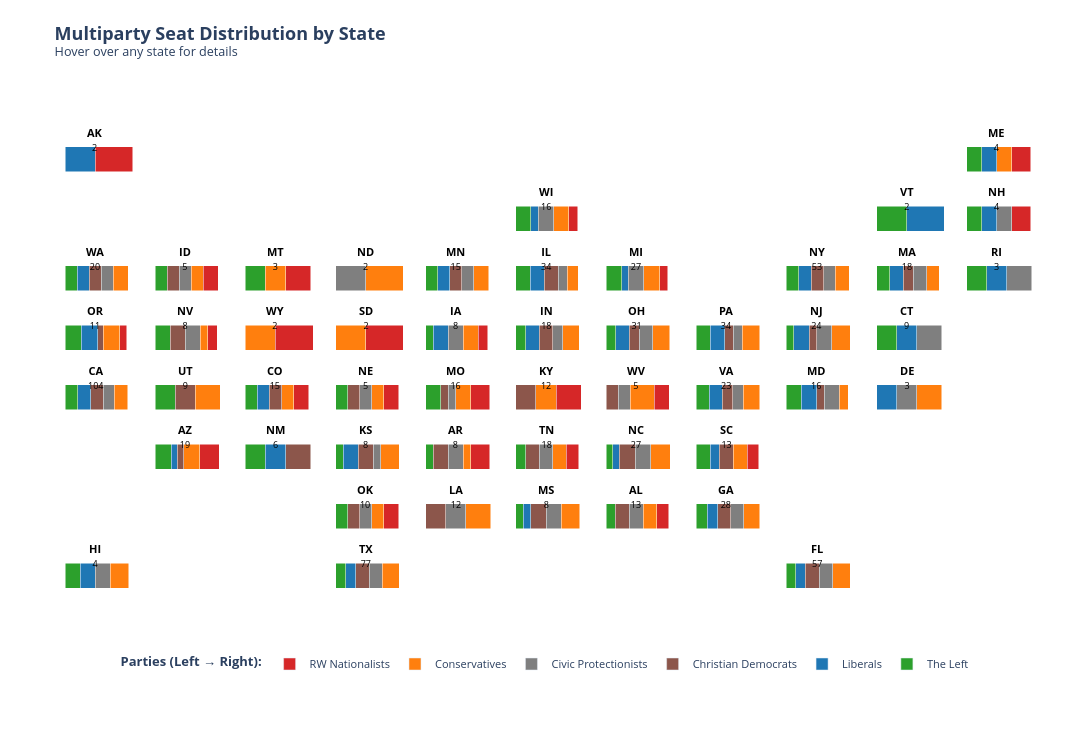

Source (notebook cell):
### Code cell
# TILE GRID MAP: State-by-State Seat Distribution
import plotly.graph_objects as go
import pandas as pd
import numpy as np

# Party order and colors (Left to Right)
party_order = ['The Left', 'Liberals', 'Christian Democrats', 'Civic Protectionists', 'Conservatives', 'RW Nationalists']
party_colors = {
    'The Left': '#2ca02c',           # Green
    'Liberals': '#1f77b4',           # Blue
    'Christian Democrats': '#8c564b',   # Brown
    'Civic Protectionists': '#7f7f7f', # Grey
    'Conservatives': '#ff7f0e',      # Orange
    'RW Nationalists': '#d62728'                # Red
}

# Tile grid positions (row, col) for US states - standard tile grid layout
tile_positions = {
    'AK': (0, 0), 'ME': (0, 10),
    'WI': (1, 5), 'VT': (1, 9), 'NH': (1, 10),
    'WA': (2, 0), 'ID': (2, 1), 'MT': (2, 2), 'ND': (2, 3), 'MN': (2, 4), 'IL': (2, 5), 'MI': (2, 6), 'NY': (2, 8), 'MA': (2, 9), 'RI': (2, 10),
    'OR': (3, 0), 'NV': (3, 1), 'WY': (3, 2), 'SD': (3, 3), 'IA': (3, 4), 'IN': (3, 5), 'OH': (3, 6), 'PA': (3, 7), 'NJ': (3, 8), 'CT': (3, 9),
    'CA': (4, 0), 'UT': (4, 1), 'CO': (4, 2), 'NE': (4, 3), 'MO': (4, 4), 'KY': (4, 5), 'WV': (4, 6), 'VA': (4, 7), 'MD': (4, 8), 'DE': (4, 9),
    'AZ': (5, 1), 'NM': (5, 2), 'KS': (5, 3), 'AR': (5, 4), 'TN': (5, 5), 'NC': (5, 6), 'SC': (5, 7),
    'OK': (6, 3), 'LA': (6, 4), 'MS': (6, 5), 'AL': (6, 6), 'GA': (6, 7),
    'HI': (7, 0), 'TX': (7, 3), 'FL': (7, 8),
}

# State abbreviations (reverse mapping)
abbrev_to_state = {
    'AL': 'Alabama', 'AK': 'Alaska', 'AZ': 'Arizona', 'AR': 'Arkansas', 'CA': 'California',
    'CO': 'Colorado', 'CT': 'Connecticut', 'DE': 'Delaware', 'FL': 'Florida', 'GA': 'Georgia',
    'HI': 'Hawaii', 'ID': 'Idaho', 'IL': 'Illinois', 'IN': 'Indiana', 'IA': 'Iowa',
    'KS': 'Kansas', 'KY': 'Kentucky', 'LA': 'Louisiana', 'ME': 'Maine', 'MD': 'Maryland',
    'MA': 'Massachusetts', 'MI': 'Michigan', 'MN': 'Minnesota', 'MS': 'Mississippi', 'MO': 'Missouri',
    'MT': 'Montana', 'NE': 'Nebraska', 'NV': 'Nevada', 'NH': 'New Hampshire', 'NJ': 'New Jersey',
    'NM': 'New Mexico', 'NY': 'New York', 'NC': 'North Carolina', 'ND': 'North Dakota', 'OH': 'Ohio',
    'OK': 'Oklahoma', 'OR': 'Oregon', 'PA': 'Pennsylvania', 'RI': 'Rhode Island', 'SC': 'South Carolina',
    'SD': 'South Dakota', 'TN': 'Tennessee', 'TX': 'Texas', 'UT': 'Utah', 'VT': 'Vermont',
    'VA': 'Virginia', 'WA': 'Washington', 'WV': 'West Virginia', 'WI': 'Wisconsin', 'WY': 'Wyoming'
}

# Use df_ces from Step 10
seat_data = df_ces.copy()

# Create figure
fig = go.Figure()

# Grid spacing - more space between tiles
grid_spacing = 1.2

# For each state, create a single stacked bar with hover
for abbrev, (row, col) in tile_positions.items():
    state_name = abbrev_to_state.get(abbrev)
    if state_name is None or state_name not in seat_data['State'].values:
        continue
    
    state_row = seat_data[seat_data['State'] == state_name].iloc[0]
    total_seats = int(state_row['Total_Seats'])
    
    # Calculate position
    x_base = col * grid_spacing
    y_base = (7 - row) * grid_spacing
    
    # Build hover text with all party details
    hover_lines = [f"<b>{state_name} ({abbrev})</b>", f"Total Seats: {total_seats}", ""]
    for party in party_order:
        seats = int(state_row[f'{party}_Seats'])
        pct = seats / total_seats * 100
        hover_lines.append(f"{party}: {seats} ({pct:.0f}%)")
    hover_text = "<br>".join(hover_lines)
    
    # Create stacked bar using actual Bar traces for proper hover
    cumsum = 0
    for party in party_order:
        seats = state_row[f'{party}_Seats']
        if seats > 0:
            pct = seats / total_seats
            
            fig.add_trace(go.Bar(
                x=[pct],
                y=[y_base],
                orientation='h',
                base=x_base - 0.4 + cumsum * 0.8,
                width=0.5,
                marker=dict(color=party_colors[party], line=dict(color='white', width=0.5)),
                hovertemplate=hover_text + "<extra></extra>",
                showlegend=False,
            ))
            cumsum += pct
    
    # Add state label above the bar
    fig.add_annotation(
        x=x_base,
        y=y_base + 0.4,
        text=f"<b>{abbrev}</b><br><span style='font-size:9px'>{total_seats}</span>",
        showarrow=False,
        font=dict(size=11, color='black'),
    )

# Add legend traces
for party in party_order:
    fig.add_trace(go.Bar(
        x=[None], y=[None],
        marker=dict(color=party_colors[party]),
        name=party,
        showlegend=True,
    ))

fig.update_layout(
    title=dict(
        text='<b>Multiparty Seat Distribution by State</b><br><sup>Hover over any state for details</sup>',
        font=dict(size=18)
    ),
    barmode='stack',
    xaxis=dict(visible=False, range=[-1, 13]),
    yaxis=dict(visible=False, range=[-1.5, 10]),
    height=750,
    width=1100,
    showlegend=True,
    legend=dict(
        orientation='h',
        yanchor='bottom',
        y=-0.05,
        xanchor='center',
        x=0.5,
        title='<b>Parties (Left → Right):</b>',
        font=dict(size=11)
    ),
    plot_bgcolor='white',
    margin=dict(t=80, b=100, l=20, r=20),
    hoverlabel=dict(bgcolor='white', font_size=12),
)

fig.show()
print("\n✓ Hover over any state to see detailed seat breakdown!")
